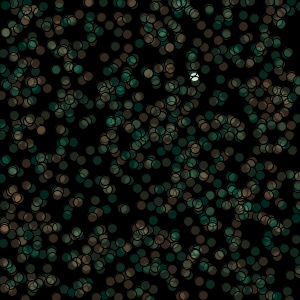
Frame 1 (no input)
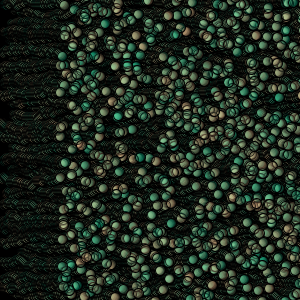
Frame 60 (the mouse pressed at the canvas centre just before this capture)
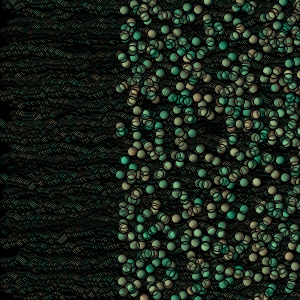
Frame 120 (the mouse held since frame 60 and released just before this capture)

The Processing sketch that drew these frames (run headless with seeded random() and noise(); from frame 60 on, the mouse is pressed at the canvas centre):

// Processing sketch: processing_40915
// ── processing_40915.pde


int num = 1000; // number of circles
Squiggle[] mySquiggle = new Squiggle [num]; //initializing the object
 
 
void setup() {
  size(300, 300);
  background(0);
  
 
  for (int i=0; i<mySquiggle.length; i++) {  //setting up the array
    mySquiggle[i] = new Squiggle();
  }
}
 
 
void draw() {
 
  for (int i=0; i < mySquiggle.length; i++) {
    mySquiggle[i].update();
    mySquiggle[i].display();
  }
}
 
 
class Squiggle {
 
 
  int x = int(random(width)); //drawing path x
  int y = int(random (height)); //drawing path y
  int c = int(random(width)); //color
 
 
  Squiggle() {
  }
 
  void update() {
    x = x + int(random (1,-1));
    y = y + int(random (-2,2));
    c = color(int(random(height)), 200, 150, 50);

  }
 void display(){
   smooth();
   ellipse (x, y,10,10);
   fill(c); 
  }
}
 
